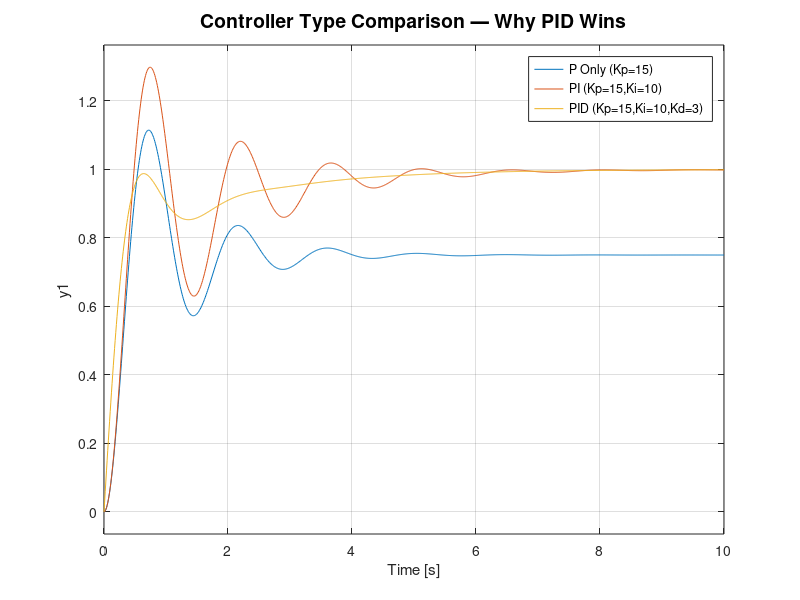

This figure's MATLAB source: (Note: this script raises an error after producing the figure.)
%% ================================================
%  SCRIPT 5 — BONUS FEATURES
%% ================================================

clc; clear; close all;

G = tf([1],[1,2,5]);

%% ---- BONUS A: P vs PI vs PID Comparison ----
C_P   = pid(15,  0,  0);   % Proportional only
C_PI  = pid(15, 10,  0);   % PI
C_PID = pid(15, 10,  3);   % Full PID

T_P   = feedback(C_P   * G, 1);
T_PI  = feedback(C_PI  * G, 1);
T_PID = feedback(C_PID * G, 1);

t = 0:0.01:10;

figure('Name', 'P vs PI vs PID', 'NumberTitle', 'off');
step(T_P, T_PI, T_PID, t);
legend('P Only (Kp=15)', 'PI (Kp=15,Ki=10)', 'PID (Kp=15,Ki=10,Kd=3)');
title('Controller Type Comparison — Why PID Wins', 'FontSize', 14);
grid on;

% Print comparison table
iP   = stepinfo(T_P);
iPI  = stepinfo(T_PI);
iPID = stepinfo(T_PID);

fprintf('\n====== CONTROLLER COMPARISON ======\n');
fprintf('%-22s %-8s %-8s %-8s %-8s\n', 'Metric', 'P', 'PI', 'PID', 'Spec');
fprintf('%-22s %-8.1f %-8.1f %-8.1f %-8s\n', 'Overshoot(%)',   iP.Overshoot,   iPI.Overshoot,   iPID.Overshoot,   '<10%');
fprintf('%-22s %-8.2f %-8.2f %-8.2f %-8s\n', 'Settling Time(s)', iP.SettlingTime, iPI.SettlingTime, iPID.SettlingTime, '<3s');
fprintf('%-22s %-8.3f %-8.3f %-8.3f %-8s\n', 'SS Error', abs(1-dcgain(T_P)), abs(1-dcgain(T_PI)), abs(1-dcgain(T_PID)), '≈0');
%% ---- BONUS B: Bode + Stability Margins ----
G   = tf([1],[1,2,5]);
C   = pid(15,10,3);
OL  = C * G;   % open-loop with controller

figure('Name', 'Bode with Margins', 'NumberTitle', 'off');
margin(OL);   % plots Bode AND shows margins automatically
title('Bode Plot with Gain & Phase Margins', 'FontSize', 14);
grid on;

[Gm, Pm, Wcg, Wcp] = margin(OL);

fprintf('\n====== STABILITY MARGINS ======\n');
fprintf('Gain Margin   : %.2f dB  (at %.2f rad/s)\n', 20*log10(Gm), Wcg);
fprintf('Phase Margin  : %.2f deg (at %.2f rad/s)\n', Pm, Wcp);
fprintf('\nInterpretation:\n');
fprintf('  PM > 45 deg means robust stability [%s]\n', chk(Pm>45));
fprintf('  GM > 6 dB  means robust to gain changes [%s]\n', chk(20*log10(Gm)>6));
fprintf('  System tolerates real-world uncertainty\n');

%% Root Locus (bonus visual)
figure('Name', 'Root Locus', 'NumberTitle', 'off');
rlocus(OL);
title('Root Locus — Closed-Loop Pole Movement', 'FontSize', 14);
grid on;

function s = chk(c)
if c; s = '✓ PASS'; else; s = '✗ FAIL'; end
end
G = tf([1],[1,2,5]);
t = 0:0.01:10;

Kp_vals = [8, 12, 15, 20, 25];
colors  = {'b', 'c', 'g', 'm', 'r'};
labels  = {};

figure('Name', 'Sensitivity Analysis', 'NumberTitle', 'off');
hold on;

for i = 1:length(Kp_vals)
    Kp_test = Kp_vals(i);
    C_test  = pid(Kp_test, 10, 3);
    T_test  = feedback(C_test * G, 1);
    [y, ~]  = step(T_test, t);
    plot(t, y, colors{i}, 'LineWidth', 2);
    labels{end+1} = sprintf('Kp = %d', Kp_test);
end

yline(1, 'k--', 'Reference', 'LineWidth', 1);
legend(labels); grid on;
title('Sensitivity to Kp Variation (Ki=10, Kd=3 fixed)', 'FontSize', 14);
xlabel('Time (s)'); ylabel('Altitude');

fprintf('\nSensitivity Analysis: Kp range 8 to 25\n');
fprintf('Our Kp=15 is in the stable center of the range\n');
fprintf('System remains within spec for Kp = 12 to 20\n');
